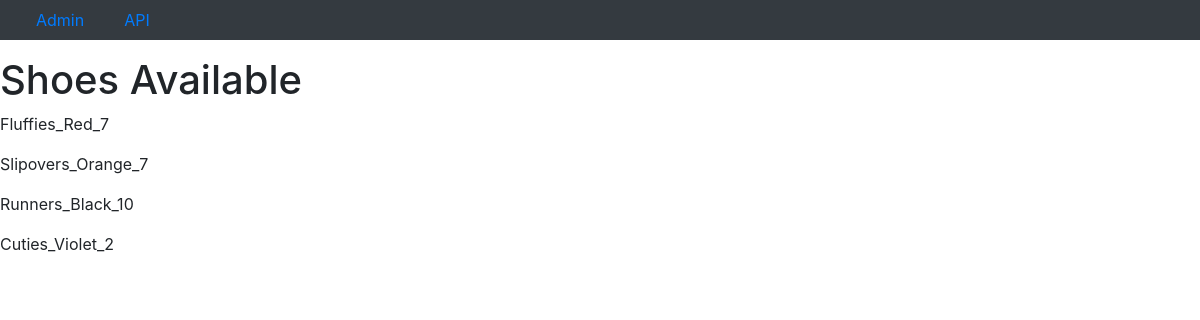
Before: / with the older database file.
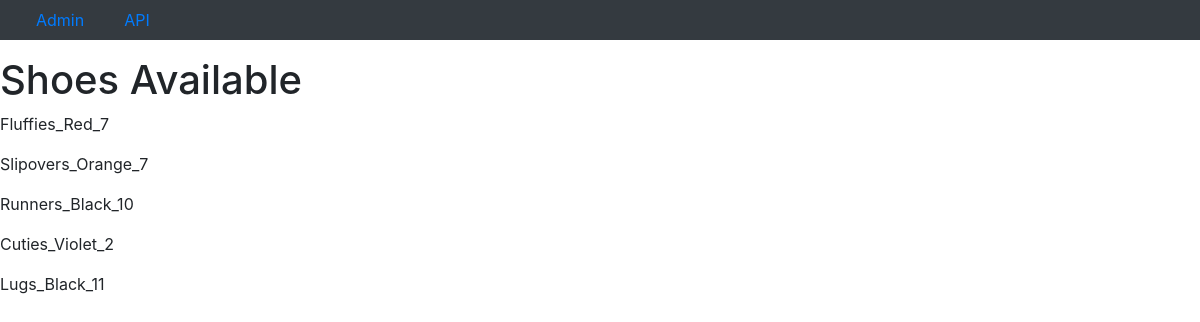
After: the same page with the newer database file.
### shoes/models.py (models this page shows, shortened)
class Shoe(models.Model):
    size = models.IntegerField(help_text="Whole sizes only.")
    brand_name = models.CharField(max_length=50)
    manufacturer = models.ForeignKey(Manufacturer, on_delete=models.CASCADE)
    color = models.ForeignKey(ShoeColor, on_delete=models.CASCADE)
    material = models.CharField(max_length=50)
    shoe_type = models.ForeignKey(ShoeType, on_delete=models.CASCADE)
    fasten_type = models.CharField(max_length=50)
    def __str__(self):
        description = "_".join(
            [self.brand_name, self.color.color_name, str(self.size)])
        return description

class ShoeColor(models.Model):
    RED = 'Red'
    ORANGE = 'Orange'
    YELLOW = 'Yellow'
    GREEN = 'Green'
    BLUE = 'Blue'
    INDIGO = 'Indigo'
    VIOLET = 'Violet'
    WHITE = 'White'
    BLACK = 'Black'
    COLOR_CHOICES = [
        (RED, "Red"),
        (ORANGE, "Orange"),
        (YELLOW, "Yellow"),
        (GREEN, "Green"),
        (BLUE, "Blue"),
        (INDIGO, "Indigo"),
        (VIOLET, "Violet"),
        (WHITE, "White"),
        (BLACK, "Black"),
    ]
    color_name = models.CharField(
        max_length=6,
        choices=COLOR_CHOICES,
    )

### shoes/views.py (the view)
# urls.py: urlpatterns = [path('', views.index, name='home')]
def index(request):
    shoes = Shoe.objects.all()
    return render(request, 'index.html', {'shoes': shoes})

### shoes/templates/index.html
{% extends 'base.html' %}
{% block content %}
<h1> Shoes Available </h1>
{% for shoe in shoes %}
    <p>{{ shoe }}</p>
{% empty %}
    <p> Sorry, no shoes have been added yet. </p>
{% endfor %}
{% endblock %}

### shoes/templates/base.html (shortened to what this page needs)
{% load static %}
<!doctype html>
<html lang="en">
    <head>
         <link rel="stylesheet" href="https://stackpath.bootstrapcdn.com/bootstrap/4.4.1/css/bootstrap.min.css">
    </head>
    <body>
        <header>
            <h1>DRF Shoe Store</h1>
            {% include 'menu_bar.html'%}
        </header>
            {%block content%}
            {%endblock%}
    </body>
</html>

### shoes/templates/menu_bar.html
            <div class="bg-dark navbar navbar-expand-sm fixed-top">
                <a style="margin-left:20px; margin-right: 20px" href="admin/"> Admin </a>
                <a style="margin-left:20px; margin-right: 20px" href="api/"> API </a>
            </div>

Changed rows visible on the page:
added Shoe: brand_name+color+size "Lugs_Black_11"
